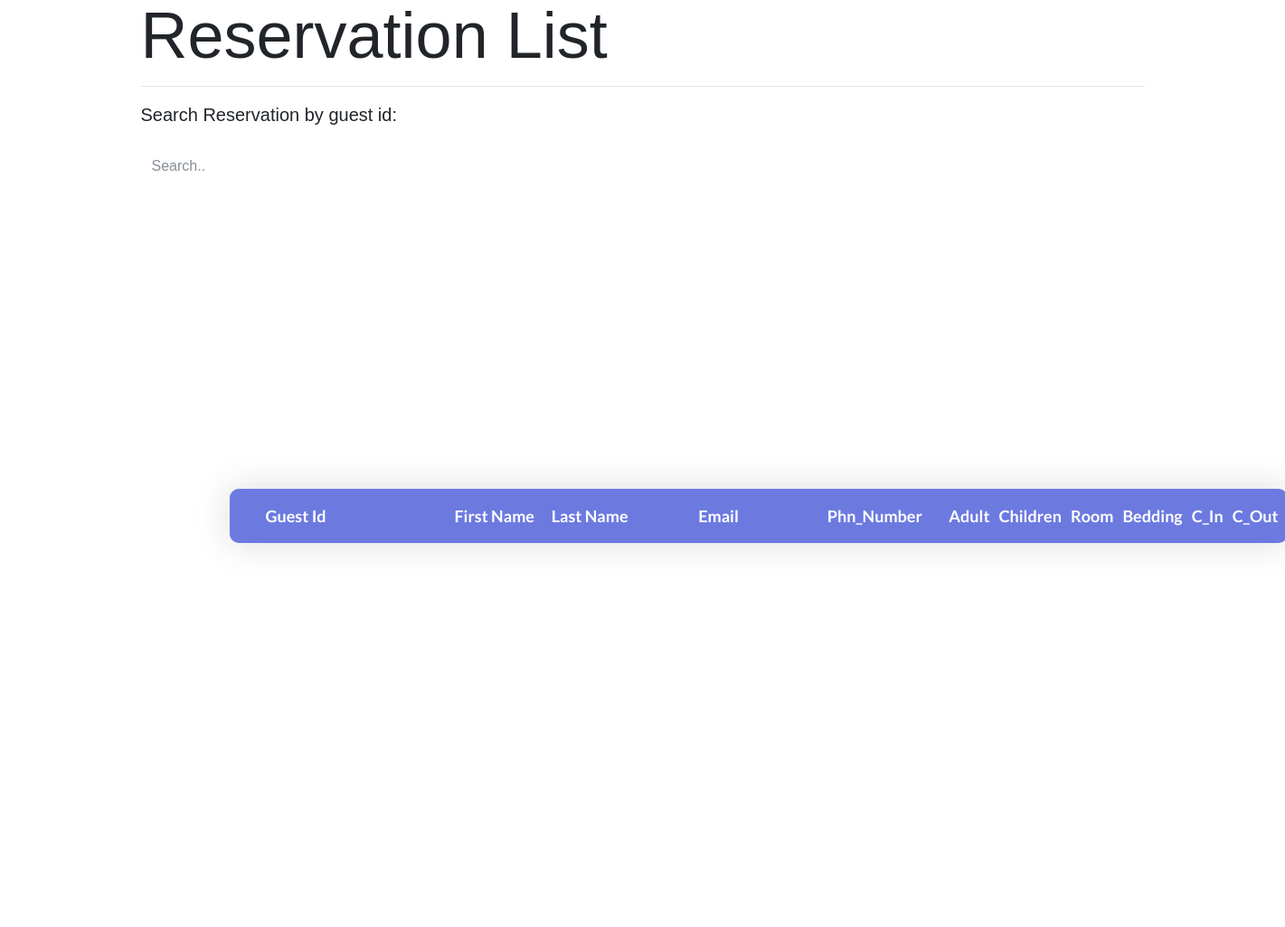
The page /u_reservation_table.php on the database as committed earlier.
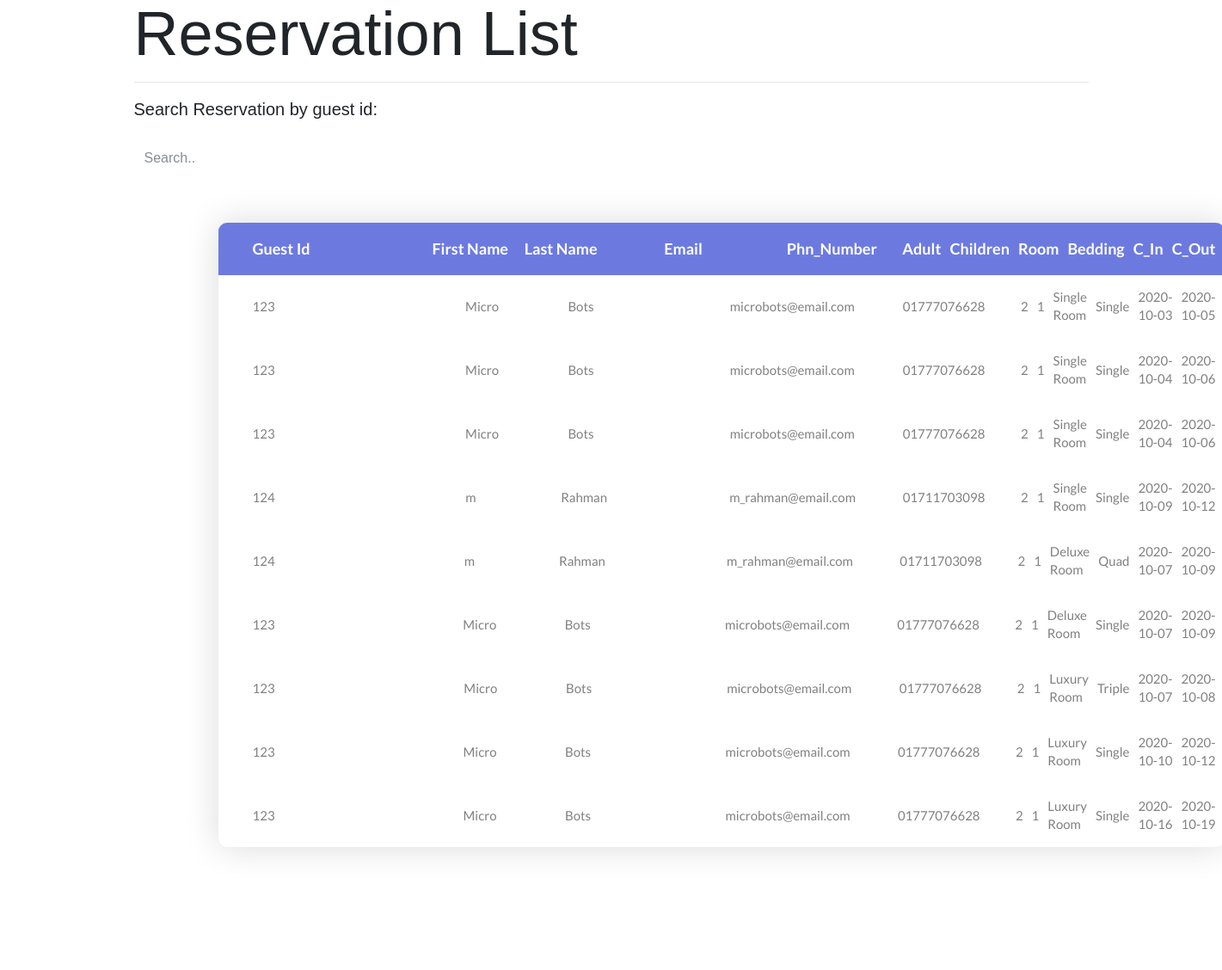
The same page on the database as committed later.
### tables this page shows
CREATE TABLE `roombook` (
  `id` int(10) NOT NULL,
  `guest_id` int(10) NOT NULL,
  `Room` varchar(15) DEFAULT NULL,
  `bedding` varchar(15) DEFAULT NULL,
  `rdate` date DEFAULT NULL,
  `cin` date DEFAULT NULL,
  `cout` date DEFAULT NULL,
  `adult` int(10) DEFAULT NULL,
  `children` int(10) DEFAULT NULL
);

CREATE TABLE `guest_info` (
  `NID` varchar(8) NOT NULL,
  `first_name` varchar(15) DEFAULT NULL,
  `last_name` varchar(15) NOT NULL,
  `email` varchar(25) NOT NULL,
  `phn_number` varchar(11) NOT NULL,
  `pass` varchar(15) DEFAULT NULL,
  `conf_pass` varchar(15) DEFAULT NULL,
  `choice` int(6) DEFAULT NULL,
  `c_ans` varchar(15) DEFAULT NULL
);

### u_reservation_table.php (the view, shortened to what this page needs)
<!DOCTYPE html>
<html lang="en">
<head>
	<link rel="stylesheet" type="text/css" href="css/bootstrap.min.css">
	<link rel="stylesheet" type="text/css" href="fonts/font-awesome-4.7.0/css/font-awesome.min.css">
	<link rel="stylesheet" type="text/css" href="css/animate.css">
	<link rel="stylesheet" type="text/css" href="css/select2.min.css">
	<link rel="stylesheet" type="text/css" href="css/perfect-scrollbar.css">
	<link rel="stylesheet" type="text/css" href="css/util.css">
	<link rel="stylesheet" type="text/css" href="css/main.css">
</head>
<body>
	<div class="container">
	<h2 class="display-3">Reservation List</h2>
	<hr>
  <p class="lead">Search Reservation by guest id:</p><br> </di>
  <input class="form-control" id="myInput" type="text" placeholder="Search..">
  <br>
	<div class="limiter">
		<div class="container-table100">
			<div class="wrap-table100">
				<div class="table100 ver1 m-b-110">
					<div class="table100-head">
						<table>
							<thead>
								<tr class="row100 head">
									<th class="cell100 column1">Guest Id</th>
									<th class="cell100 column2">First Name</th>
									<th class="cell100 column3">Last Name</th>
									<th class="cell100 column4">Email</th>
									<th class="cell100 column5">Phn_Number</th>
									<th class="cell100 column6">Adult</th>
									<th class="cell100 column7">Children</th>
									<th class="cell100 column8">Room</th>
									<th class="cell100 column9">Bedding</th>
									<th class="cell100 column10">C_In</th>
									<th class="cell100 column11">C_Out</th>
								</tr>
							</thead>
						</table>
					</div>
					<?php
                    require "connection.php";
                    $result= "SELECT *
                              FROM roombook as rb, guest_info as g
                              WHERE rb.guest_id=g.NID and rb.rdate is NULL";
                    $query= mysqli_query($conn,$result);
                    while($row=mysqli_fetch_assoc($query)){
                    echo '<div class="table100-body js-pscroll">
						<table>
							<tbody id="myTable">
								<tr class="row100 body">
									<td class="cell100 column1">'.$row["guest_id"].'</td>
									<td class="cell100 column2">'.$row["first_name"].'</td>
									<td class="cell100 column3">'.$row["last_name"].'</td>
									<td class="cell100 column4">'.$row["email"].'</td>
									<td class="cell100 column5">'.$row["phn_number"].'</td>
									<td class="cell100 column6">'.$row["adult"].'</td>
									<td class="cell100 column7">'.$row["children"].'</td>
									<td class="cell100 column8">'.$row["Room"].'</td>
									<td class="cell100 column9">'.$row["bedding"].'</td>
									<td class="cell100 column10">'.$row["cin"].'</td>
									<td class="cell100 column11">'.$row["cout"].'</td>
								</tr>
							</tbody>
						</table>
					</div>';
                }
					?>
									</div>
				</div>
			</div>
		</div>
</body>
</html>

### css/perfect-scrollbar.css (style rules this page uses)
.ps { overflow: hidden !important; overflow-anchor: none; -ms-overflow-style: none; touch-action: auto; -ms-touch-action: auto; }

### css/main.css (style rules this page uses)
* { margin: 0px; padding: 0px; box-sizing: border-box; }
body, html { height: 100%; font-family: sans-serif; }
h1,h2,h3,h4,h5,h6 { margin: 0px; }
p { margin: 0px; }
input { display: block; outline: none; border: none !important; }
.js-pscroll { position: relative; overflow: hidden; }
.limiter { width: 1366px; margin: 0 auto; }
.container-table100 { width: 100%; min-height: 100vh; background: #fff; display: -webkit-box; display: -webkit-flex; display: -moz-box; display: -ms-flexbox; display: flex; align-items: center; justify-content: center; flex-wrap: wrap; padding: 33px 30px; }
.wrap-table100 { width: 1170px; }
.table100 { background-color: #fff; }
table { width: 100%; }
th, td { font-weight: unset; padding-right: 10px; }
.column1 { width: 33%; padding-left: 40px; }
.column2 { width: 13%; }
.column3 { width: 22%; }
.column4 { width: 19%; }
.column5 { width: 13%; }
.table100-head th { padding-top: 18px; padding-bottom: 18px; }
.table100-body td { padding-top: 16px; padding-bottom: 16px; }
.table100 { position: relative; padding-top: 60px; }
.table100-head { position: absolute; width: 100%; top: 0; left: 0; }
.table100-body { max-height: 585px; overflow: auto; }
.table100.ver1 th { font-family: Lato-Bold; font-size: 18px; color: #fff; line-height: 1.4; background-color: #6c7ae0; }
.table100.ver1 td { font-family: Lato-Regular; font-size: 15px; color: #808080; line-height: 1.4; }
.table100.ver1 { border-radius: 10px; overflow: hidden; box-shadow: 0 0px 40px 0px rgba(0, 0, 0, 0.15); -moz-box-shadow: 0 0px 40px 0px rgba(0, 0, 0, 0.15); -webkit-box-shadow: 0 0px 40px 0px rgba(0, 0, 0, 0.15); -o-box-shadow: 0 0px 40px 0px rgba(0, 0, 0, 0.15); -ms-box-shadow: 0 0px 40px 0px rgba(0, 0, 0, 0.15); }

Rows that differ between the two databases and show on the page:
added roombook: guest "123", guest_info.first_name "Micro", guest_info.last_name "Bots", guest_info.email "microbots@email.com", guest_info.phn_number "01777076628", adult "2", children "1", Room "Single Room", bedding "Single", cin "2020-10-03", cout "2020-10-05"
added roombook: guest "123", guest_info.first_name "Micro", guest_info.last_name "Bots", guest_info.email "microbots@email.com", guest_info.phn_number "01777076628", adult "2", children "1", Room "Single Room", bedding "Single", cin "2020-10-04", cout "2020-10-06"
added roombook: guest "123", guest_info.first_name "Micro", guest_info.last_name "Bots", guest_info.email "microbots@email.com", guest_info.phn_number "01777076628", adult "2", children "1", Room "Single Room", bedding "Single", cin "2020-10-04", cout "2020-10-06"
added roombook: guest "124", guest_info.first_name "m", guest_info.last_name "Rahman", guest_info.email "m_rahman@email.com", guest_info.phn_number "01711703098", adult "2", children "1", Room "Single Room", bedding "Single", cin "2020-10-09", cout "2020-10-12"
added roombook: guest "124", guest_info.first_name "m", guest_info.last_name "Rahman", guest_info.email "m_rahman@email.com", guest_info.phn_number "01711703098", adult "2", children "1", Room "Deluxe Room", bedding "Quad", cin "2020-10-07", cout "2020-10-09"
added roombook: guest "123", guest_info.first_name "Micro", guest_info.last_name "Bots", guest_info.email "microbots@email.com", guest_info.phn_number "01777076628", adult "2", children "1", Room "Deluxe Room", bedding "Single", cin "2020-10-07", cout "2020-10-09"
added roombook: guest "123", guest_info.first_name "Micro", guest_info.last_name "Bots", guest_info.email "microbots@email.com", guest_info.phn_number "01777076628", adult "2", children "1", Room "Luxury Room", bedding "Triple", cin "2020-10-07", cout "2020-10-08"
added roombook: guest "123", guest_info.first_name "Micro", guest_info.last_name "Bots", guest_info.email "microbots@email.com", guest_info.phn_number "01777076628", adult "2", children "1", Room "Luxury Room", bedding "Single", cin "2020-10-10", cout "2020-10-12"
added roombook: guest "123", guest_info.first_name "Micro", guest_info.last_name "Bots", guest_info.email "microbots@email.com", guest_info.phn_number "01777076628", adult "2", children "1", Room "Luxury Room", bedding "Single", cin "2020-10-16", cout "2020-10-19"
